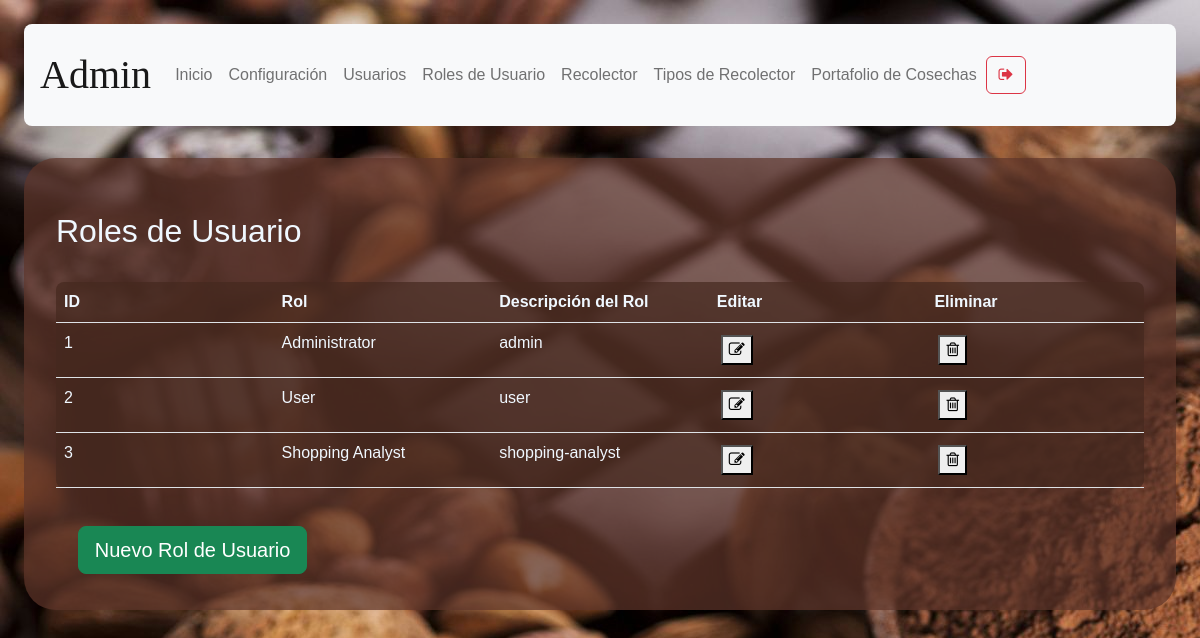
Page /user-rol-management (signed in) on the committed database.
### models/user_rol.py (models this page shows, shortened)
class User_rol(db.Model):
    __tablename__ = 'user_rol'
    id = db.Column(db.Integer, primary_key = True)
    description = db.Column(db.String(50), nullable = False)
    str_description = db.Column(db.String(50), nullable = False)

### routes/user_rol.py (the view)
@user_rol.route('/user-rol-management')
def user_rol_management():
    if( not verify_permissions(session, User) ):
        return redirect( url_for('auth.index') )
    rols = User_rol.query.all()
    if 'management-status' not in session:
        return render_template('user-rol-management.html', status="",\
            rol = session['rol'], rols = rols)
    status = session['management-status']
    session.pop('management-status', None)
    return render_template('user-rol-management.html', status = status,\
            rol = session['rol'], rols = rols)

### models/user.py (called while the page is built)
    def get_user_rol_by_username( self, username ):
        user_rol_id = User.query.filter_by(username = username).first().user_rol_id
        user_rol = User_rol.query.get(user_rol_id).description
        return user_rol

### utils/functions.py (called while the page is built)
def verify_permissions(session, User, allowed=['admin']):
    return 'username' in session and \
    ( allowed == 'all' or User.get_user_rol_by_username(User, session['username']) in allowed)

### templates/user-rol-management.html (shortened to what this page needs)
{% extends "base.html" %}
{% block content %}
<h2>Roles de Usuario</h2>
<table class="table content-table">
  <thead>
      <th>ID</th>
      <th>Rol</th>
      <th>Descripción del Rol</th>
      <th>Editar</th>
      <th>Eliminar</th>
  </thead>
  <tbody>
  {% for rol in rols %}
  <tr>
    <td>{{ rol.id }}</td>
    <td>{{ rol.str_description }}</td>
    <td>{{ rol.description }}</td>
    <td><button onclick="window.location.href=`/user-rol-management/edit-rol/{{ rol.id }}`"><i class="fa fa-pencil-square-o" aria-hidden="true"></i></button></td>
    <td><button onclick='deleteConfirm( {{rol.id}}, "User_rol" )'><i class="fa fa-trash-o" aria-hidden="true"></i></button></td>
  </tr>
  {% endfor %}
  </tbody>
</table>
<button type="submit" onclick="showForm()" class="btn btn-success btn-lg mb-1">Nuevo Rol de Usuario</button>
{% endblock %}

### templates/base.html (shortened to what this page needs)
<!DOCTYPE html>
<html>
<head>
    <link href="https://cdn.jsdelivr.net/npm/bootstrap@5.2.0-beta1/dist/css/bootstrap.min.css" rel="stylesheet">
     <link rel="stylesheet" href="https://cdnjs.cloudflare.com/ajax/libs/font-awesome/4.7.0/css/font-awesome.min.css">
     <link rel='stylesheet' type='text/css' media='screen'  href= "{{ url_for('static',filename='styles/main.css') }}">
</head>
<body>
    <nav class="navbar navbar-expand-lg navbar-light bg-light top">
        <a class="navbar-brand nav-user" href="#"> {{ session['username'] }}</a>
        <div class="collapse navbar-collapse" id="navbarSupportedContent">
          <ul class="navbar-nav mr-auto">
            <li class="nav-item active">
              <a class="nav-link" href="/">Inicio <span class="sr-only">(current)</span></a>
            </li>
            <li class="nav-item">
              <a class="nav-link" href="/user-settings">Configuración</a>
            </li>
            {% if rol == 'admin' %}
            <li class="nav-item">
                <a class="nav-link" href="/user-management">Usuarios</a>
            </li>
            <li class="nav-item">
                <a class="nav-link" href="/user-rol-management">Roles de Usuario</a>
            </li>
            <li class="nav-item">
                <a class="nav-link" href="/productor-data">Recolector</a>
            </li>
            <li class="nav-item">
                <a class="nav-link" href="/productor-type">Tipos de Recolector</a>
            </li>
            <li class="nav-item">
              <a class="nav-link" href="/harvest">Portafolio de Cosechas</a>
            </li>
                {% endif %}
          </ul>
          <form action="logout">
          <button class="btn btn-outline-danger my-2 my-sm-0">
              <i class="fa fa-sign-out" aria-hidden="true"></i>
            </button>
          </form>
        </div>
      </nav>
    <section class="content">
        {% block content %}
        {% endblock %}
    </section>
</body>
</html>

### static/styles/main.css (style rules this page uses)
body { background-color:aliceblue; background-image: url("../media/2316549.jpg"); margin: 2%; font-family: 'Gill Sans', 'Gill Sans MT', Calibri, 'Trebuchet MS', sans-serif; }
button { margin: 2%; }
h1, h2 { margin-top: 2%; }
section.content { background-color: rgba(95, 54, 42, 0.7); padding: 2em; color:aliceblue; margin-top: 2em; border-radius: 2em; }
.content-table { background-color: rgba(69, 40, 31, 0.7); padding: 2em; color:aliceblue; margin-top: 2em; border-radius: .5em; }
nav.top { padding: 1em; border-radius: 0.5em; }
.nav-user { text-transform: capitalize; text-align: center; font-family: cursive; font-size: 2.5em; }
table { width:100%; table-layout:fixed; }
td { word-wrap:break-word; }

### rows in the picture
User_rol: id "1", str_description "Administrator", description "admin"
User_rol: id "2", str_description "User", description "user"
User_rol: id "3", str_description "Shopping Analyst", description "shopping-analyst"

### other values in the picture
{{ session['username'] }} "Admin"
